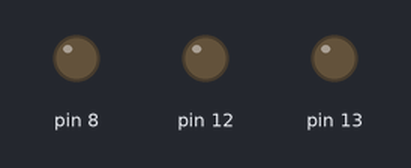
The sketch below on a simulated Arduino Uno, built with avr-gcc and run on an emulated ATmega328P. Shown: output pins drawn as LEDs (lit = HIGH).

Above: at 0.1 s.
At 4.1 s:
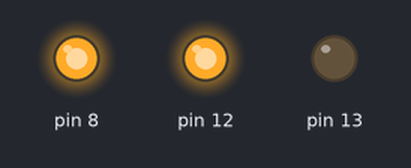
At 10.1 s:
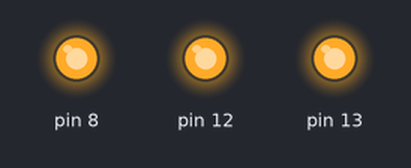
At 19.1 s:
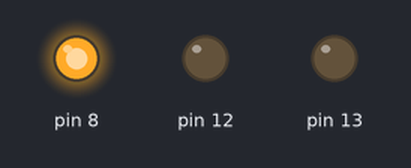
At 31.1 s:
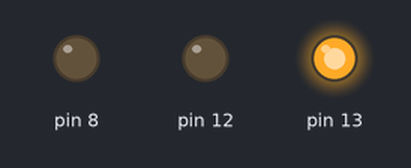
At 39.1 s:
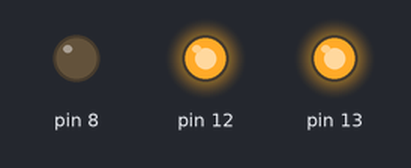
Timing chart, 0 to 40.0 s (numbered marks = the images above):
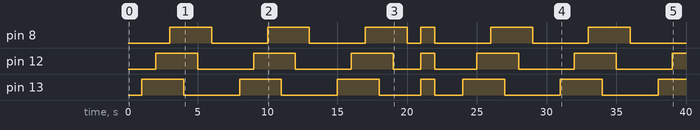

The sketch:

Arduino.ino
```cpp
// C++ code
//
const int delay_led = 1000;
void setup()
{
  pinMode(13, OUTPUT);
  pinMode(12, OUTPUT);
  pinMode (8, OUTPUT);


}

void loop(){
  for (int ronda = 0; ronda <= 2; ronda++){
    delay (delay_led);
  	digitalWrite (13, HIGH);
  	delay (delay_led);
  	digitalWrite(12,HIGH);
  	delay (delay_led);
  	digitalWrite (8, HIGH);
    delay(delay_led);
  	digitalWrite (13, LOW);
  	delay (delay_led);
  	digitalWrite(12,LOW);
  	delay (delay_led);
  	digitalWrite (8, LOW);
    delay(delay_led);
	}

	digitalWrite(13, HIGH);
	digitalWrite(12, HIGH);
	digitalWrite(8, HIGH);
	delay(delay_led);
	digitalWrite(13, LOW);
	digitalWrite(12, LOW);
	digitalWrite(8, LOW);
	delay(delay_led);
}
```

Measured:
- by itself, pin 8: LOW → HIGH at 3.0 s, → LOW 3.0 s later, → HIGH 4.0 s later, → LOW 3.0 s later, … (12 changes in this stretch)
- by itself, pin 12: LOW → HIGH at 2.0 s, → LOW 3.0 s later, → HIGH 4.0 s later, → LOW 3.0 s later, … (13 changes in this stretch)
- by itself, pin 13: LOW → HIGH at 1.0 s, → LOW 3.0 s later, → HIGH 4.0 s later, → LOW 3.0 s later, … (13 changes in this stretch)
